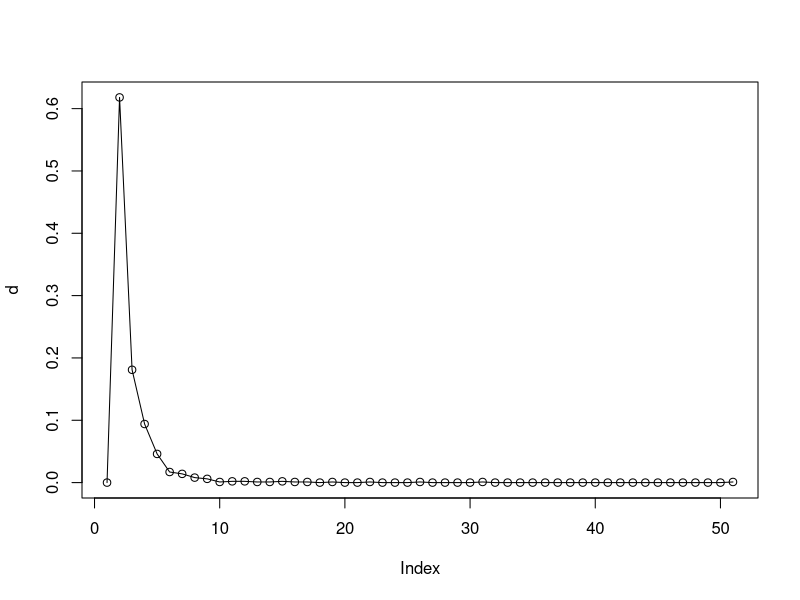
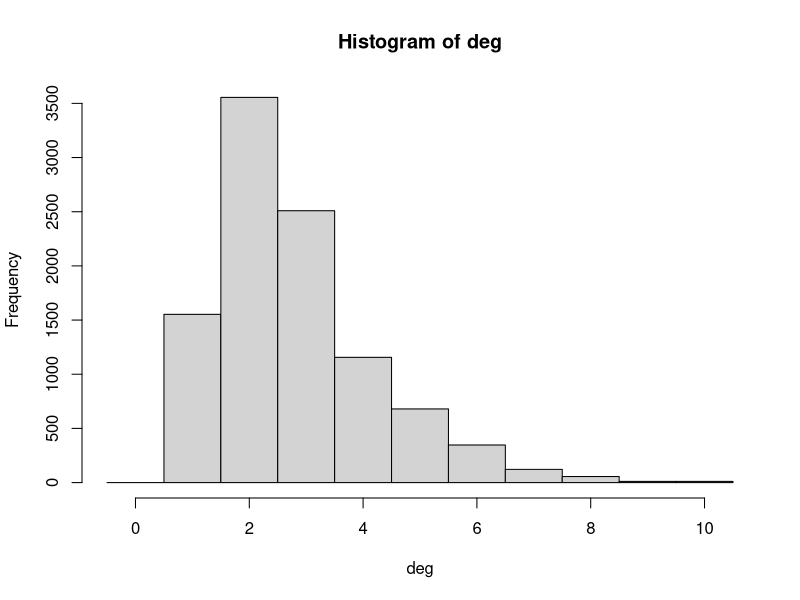
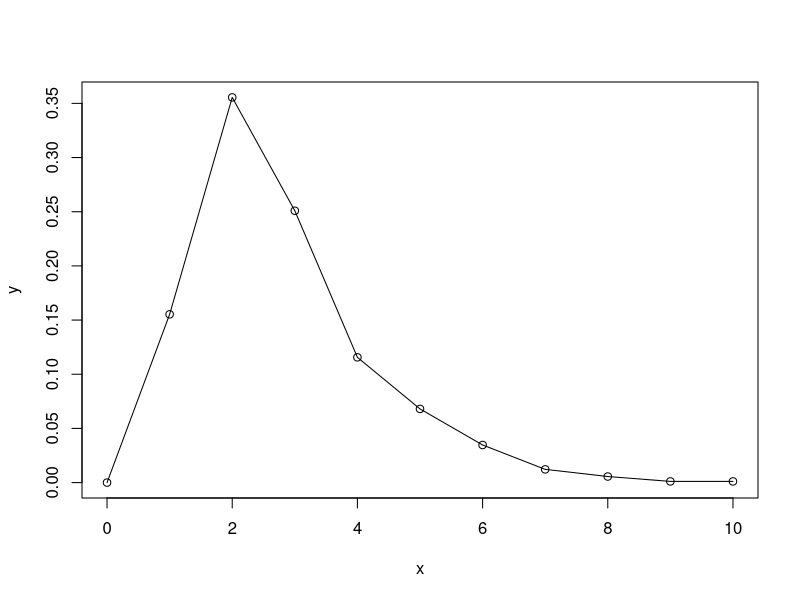

These charts were generated, in order, by the following R code:
library(igraph)
#a
#create a undirected network with a fat-tailed degree distribution
g <- barabasi.game(1000,directed=FALSE)
d<-degree.distribution(g)
#png(filename="/Users/mysteryjoe/Desktop/ucla/ee232/figure1.png")
plot(d, type="o")
#diameter(g)
dev.off()
diameters<-0
count<-0
for(i in 1:100){
  g <- barabasi.game(1000,directed=FALSE)
  diameters<-diameters+diameter(g)
	if(is.connected(g))
	{
	count<-count+1
	}
}
#k<-count
print(count)
print(diameters/100)
#b
# find the giant connected component
cl <- clusters(g)
gccIndex = which.max(cl$csize)
nonGccNodes <- (1:vcount(g))[cl$membership != gccIndex]
gcc <- delete.vertices(g, nonGccNodes)
#c
g <- barabasi.game(10000,directed=FALSE)
cl = clusters(g)
gccIndex = which.max(cl$csize)
#print(gccIndex+1)
nonGccNodes = (1:vcount(g))[cl$membership != gccIndex]
gcc <- delete.vertices(g,nonGccNodes)
struct = fastgreedy.community(gcc)
print(struct)
mod = modularity(struct)

print("modularity=")
print(modularity(gcc,membership(struct)))

##create a undirected network with a fat-tailed degree distribution with 10000 nodes
cl = clusters(g)
gccIndex = which.max(cl$csize)
#print(gccIndex+1)
nonGccNodes = (1:vcount(g))[cl$membership != gccIndex]
gcc <- delete.vertices(g,nonGccNodes)
struct = fastgreedy.community(gcc)
print(struct)
mod = modularity(struct)
print("modularity=")
print(modularity(gcc,membership(struct)))
#d
g <- barabasi.game(10000,power=-3, directed = FALSE)
degreesVector <- degree(g)
for (p in 1:10000){
  #randomly choose node i
  i<-sample(1:10000,1)
  b<-sample(1:degreesVector[i],1)
  #randomly choose the neighborhood node of i
  j<-neighborhood(g,1,i)[[1]][b+1]
  if(p==1){
    deg<-degreesVector[j]
    }else{
      deg<-c(deg,degreesVector[j])
    }
}
hs <- hist(deg, breaks=seq(-0.5, by=1 , length.out=max(deg)+2))
#degree distribution of node j 
dd <- data.frame(x=hs$mids, y=hs$density)
#png(filename="/Users/mysteryjoe/Desktop/ucla/ee232/figure2.png")
plot(dd , type="o")
dev.off()

